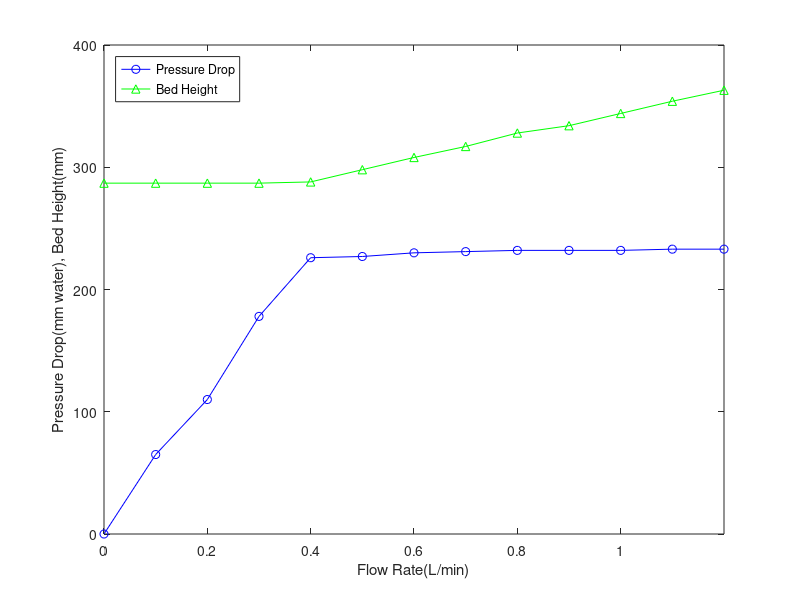
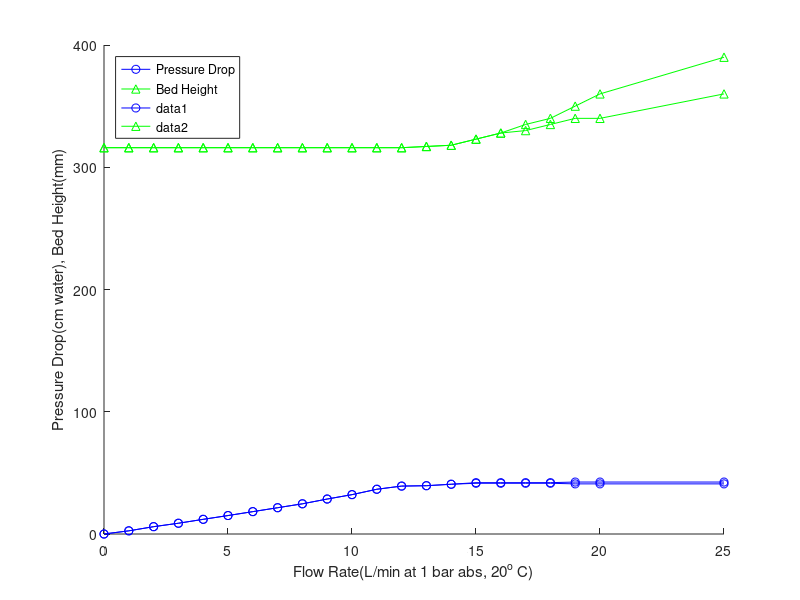

These figures' MATLAB source, in order:
function fluidized_bed

%Collected data for water column
flow_rate_water = 0:0.1:1.2; %L/min
%mm H2O
pdrop_water = [0, 65, 110, 178, 226, 227, 230, 231, 232, 232, 232, 233, 233];
%mm
bed_height_water = [287, 287, 287, 287, 288, 298, 308, 317, 328, 334, 344, 354, 363];

%Collected data for air column
flow_rate_air = [0:20, 25]; %L/min at 1 bar abs, 20 C
%cm H2O
pdrop_air_lower = [0, 2.6, 6.0, 8.8, 12.0, 15.1, 18.3, 21.5, 24.7, 28.6, 32.2, 36.6, 39.2, 39.5, 40.7,41.5,41.5,41.5,41.5,41,41,41];
pdrop_air_upper = [0, 2.6, 6.0, 8.8, 12.0, 15.1, 18.3, 21.5, 24.7, 28.6, 32.2, 36.6, 39.2, 39.5, 40.7,42,42,42,42,42.5,42.5,42.5];
%mm
bed_height_air_lower = [316,316,316,316,316,316,316,316,316,316,316,316,316,317,318,323,328,330,335,340,340,360];
bed_height_air_upper = [316,316,316,316,316,316,316,316,316,316,316,316,316,317,318,323,328,335,340,350,360,390];

%======================== Ethan Added Part =====================================
%Correct air flow rate to experimental conditions
R = 8.314; % (L*kPa)/(K*mol)
P_original = 100; %kPa (1 bar)
T_original = 293; %K
T_experimental = 294.261; %K (70 degF)
P_experimental = pdrop_air_lower; %in cmH20
P_experimental = 100 + P_experimental .* .0980665; % convert cmH20 guage to kPa absolute
molar_flow_air = P_original .* flow_rate_air ./ (R * T_original);
flow_rate_air_corrected = molar_flow_air .*  ( R * T_experimental ./ P_experimental );
%====use flow_rate_air_corrected rather than flow_rate_air to use corrected values====

%Water column plot
plot(flow_rate_water,pdrop_water,'bo-',flow_rate_water,bed_height_water,'g^-')
legend('Pressure Drop','Bed Height','Location','Northwest')
axis([0,1.2,0,400])
xlabel('Flow Rate(L/min)')
ylabel('Pressure Drop(mm water), Bed Height(mm)')

%Air column plot
figure
hold on
plot(flow_rate_air,pdrop_air_lower,'bo-',flow_rate_air,bed_height_air_lower,'g^-')
legend('Pressure Drop','Bed Height','Location','Northwest')
plot(flow_rate_air,pdrop_air_upper,'bo-',flow_rate_air,bed_height_air_upper,'g^-')
xlabel('Flow Rate(L/min at 1 bar abs, 20^o C)')
ylabel('Pressure Drop(cm water), Bed Height(mm)')

%Calculate ballotini size
%Water
disp('Ballotini size, water column: ')
size_water = calc_ballotini_size(flow_rate_water, pdrop_water, bed_height_water, 1);
disp(size_water)

disp('Ballotini size, air')
size_air = calc_ballotini_size(flow_rate_air, pdrop_air_lower, bed_height_air_lower,2);
disp(size_air);
end

function [ballotini_size] = calc_ballotini_size(flow_rate, pdrop, bed_height, fluid)
% Inputs:   flow_rate in L/min
%           pdrop in mm H2O (water, fluid=1) or cm H2O (air, fluid=2)
%           bed_height in mm

column_diameter = 2.0*2.54/100; %column diameter in m
column_area = pi*(column_diameter/2)^2; %column cross sectional area, m^2

%Convert inputs to correct units
flow_rate = flow_rate/60000; %Convert L/min to m^3/s
bed_height = bed_height/1000; % Convert mm to m

bed_volume = bed_height.*column_area; %m^3

if fluid == 1
    pdrop = pdrop*9.80665; %Convert mm H2O to Pa
    epsilon = get_porosity(0.838,2.5e3,bed_volume);
    velocity = get_superficial_velocity(flow_rate, column_area); %m/s
    density = 1000; %kg/m^3
    viscosity = 1.002;%Pa*s
else
    pdrop = pdrop*98.0665; %Convert cm H2O to Pa
    %======================== Ethan Added Part =====================================
    %Correct air flow rate to experimental conditions
    R = 8.314; % (L*kPa)/(K*mol)
    P_original = 100; %kPa (1 bar)
    T_original = 293; %K
    T_experimental = 294.261; %K (70 degF)
    P_experimental = pdrop; %in cmH20
    P_experimental = 100 + P_experimental .* .0980665; % convert cmH20 guage to kPa absolute
    molar_flow_air = P_original .* flow_rate ./ (R * T_original);
    flow_rate_air_corrected = molar_flow_air .*  ( R * T_experimental ./ P_experimental );
    %====use flow_rate_air_corrected rather than flow_rate_air to use corrected values====
    velocity = get_superficial_velocity(flow_rate_air_corrected, column_area); %m/s
    P_atm = 101.325;
    density = P_atm*28.97/(R*T_experimental); %kg/m^3
    viscosity = 1.846; %Pa*s
    epsilon = get_porosity(0.865,2.5e3,bed_volume);
end

ballotini_size = rearranged_ergun(bed_height,velocity,epsilon,density,viscosity,pdrop);
end

function [particle_diameter] = rearranged_ergun(L, Vsm, epsilon, rho, mu, h)
% Calculate ballotini size using rearranged Ergun equation for water column
% L = bed height (m)
% Vsm = superficial velocity (m/s)
% epsilon = porosity
% rho = density of fluid (kg/m^3)
% mu = viscosity of fluid (N*s/m^2)
% h = pressure drop (N/m^2)

a = -h;
b = (1.75*L.*Vsm.^2.*(1-epsilon).*rho)./epsilon.^3;
c = (150*L.*Vsm.*(1-epsilon).^2.*mu)./epsilon.^3;

solutions = roots([a,b,c]);

a
b
c
particle_diameter = solutions(solutions > 0); %Get the positive root

end

function [velocity] = get_superficial_velocity(flow_rate, column_area)

velocity = flow_rate/column_area;

end

function [epsilon] = get_porosity(mass_solid,density_solid,bed_volume)

epsilon = 1 - mass_solid./(density_solid.*bed_volume);

end
